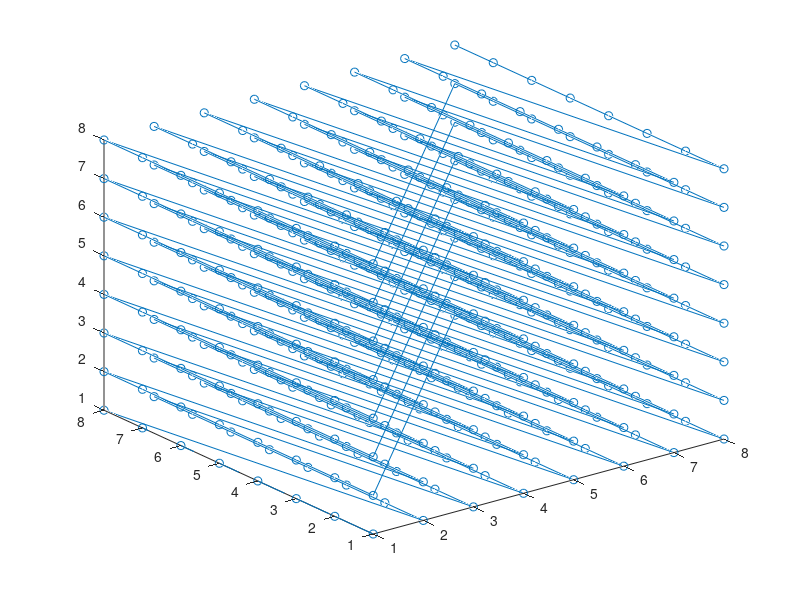

Reproduce this figure in MATLAB. (Note: this script raises an error after producing the figure.)
DIM = 3;
NX = 8; 
if DIM == 1
    %[nodeX, nodeY, nodeZ] = meshgrid(linspace(0,1,NX),0,0);
    [nodeX, nodeY, nodeZ] = meshgrid(1:NX,0,0);
    [ijkX, ijkY, ijkZ] = meshgrid(1:NX,0,0); 
elseif DIM == 2
    %[nodeX, nodeY, nodeZ] = meshgrid(linspace(0,1,NX),linspace(0,1,NX),0);
    [nodeX, nodeY, nodeZ] = meshgrid(1:NX,1:NX,0);
    [ijkX, ijkY, ijkZ] = meshgrid(1:NX,1:NX,0); 
elseif DIM==3
    [nodeX, nodeY, nodeZ] = meshgrid(1:NX,1:NX,1:NX);
   % [nodeX, nodeY, nodeZ] = meshgrid(linspace(0,1,NX),linspace(0,1,NX),linspace(0,1,NX));
    [ijkX, ijkY, ijkZ] = meshgrid(1:NX,1:NX,1:NX);
else
    fprintf('Error, No support for dimensions greater than 3\n');
    return;
end

nodes = [nodeX(:), nodeY(:), nodeZ(:)];
ijk_ind = [ijkX(:), ijkY(:), ijkZ(:)];

%subplot(2,1,1)
plot3(nodes(:,1), nodes(:,2), nodes(:,3),'o-');

morton_ind = ijk_to_x(ijk_ind, DIM, [0,1]);

[temp morton_compressed_ind] = sort(morton_ind); 
s_nodes = nodes(morton_compressed_ind,:); 
%subplot(2,1,2)
plot3(s_nodes(:,1), s_nodes(:,2), s_nodes(:,3),'o-');
xlabel('k');
ylabel('i');
zlabel('j');
%plot(nodes(morton_ind,1), nodes(morton_ind,2),'o-');
